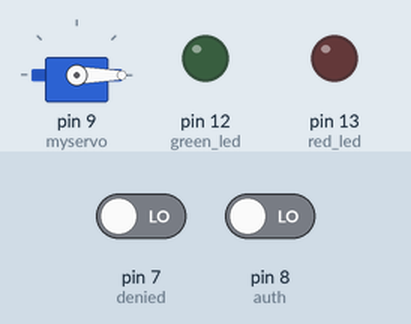
The sketch below on a simulated Arduino Uno, built with avr-gcc and run on an emulated ATmega328P. On the bench: servo, output pins drawn as LEDs (lit = HIGH). The inputs (shaded band) are chosen by the test bench; at power-on: pin 7 (denied) LOW, pin 8 (auth) LOW.

Above: at 1.2 s.
1.3 s: pin 7 (denied) driven HIGH
At 1.82 s:
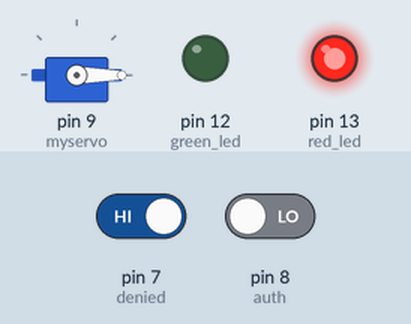
4.3 s: pin 7 (denied) driven LOW
At 4.9 s:
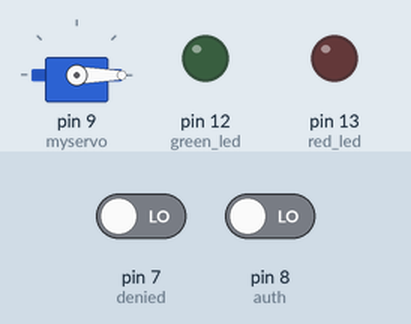
Timing chart, 0 to 7.3 s (numbered marks = the images above; inputs shaded):
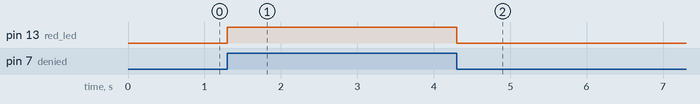

The sketch:

Servo_debouncer.ino
```cpp
//debounce code from Arduino.cc

#include <Servo.h>

int buzzer = 6;
int red_led = 13;
int green_led = 12;
int auth = 8;
int denied = 7;
int angle = 0;
Servo myservo;

int buttonState;
int lastButtonState = LOW;

unsigned long lastDebounceTime = 0;  // the last time the output pin was toggled
unsigned long debounceDelay = 10;

void setup() {

  pinMode(auth, INPUT);
  digitalWrite(auth, LOW);
  pinMode(denied, INPUT);
  digitalWrite(denied, LOW);
  pinMode(red_led, OUTPUT);
  digitalWrite(red_led, LOW);
  pinMode(green_led, OUTPUT);
  digitalWrite(green_led, LOW);
  myservo.attach(9);
  myservo.write(angle);
  Serial.begin(9600);

}

void loop() {

  int reading = digitalRead(auth);

  if (reading != lastButtonState) {
    lastDebounceTime = millis();
  }

  if ((millis() - lastDebounceTime) > debounceDelay) {
    if (reading != buttonState) {
      buttonState = reading;
      if (buttonState) {
            blink(green_led);
            open_door();
      }
    }
  }

  if(digitalRead(denied)){
    blink(red_led);
  }


}

void blink(int led){
  digitalWrite(led, HIGH);
  delay(150);
  digitalWrite(led, LOW);
}

void open_door(){
    tone(buzzer, 1000, 500);
    myservo.write(0);
    delay(1000);
    myservo.write(95);
    delay(500);
    myservo.write(0);
}
```

Measured:
- after the input at 1.3 s, pin 13 (red_led): LOW → HIGH at once
- after the input at 4.3 s, pin 13 (red_led): HIGH → LOW at once
